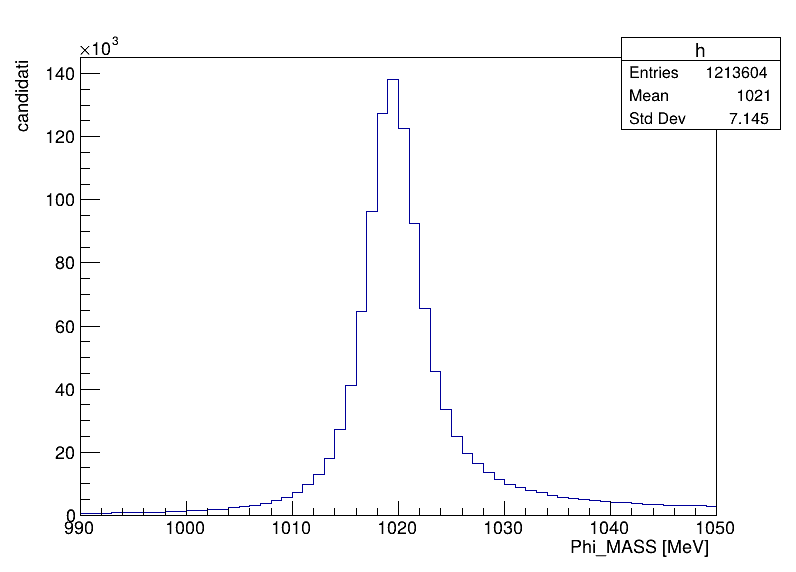

Reproduce this figure in Python.
import ROOT
ROOT.gROOT.SetBatch(True)      

f = ROOT.TFile.Open("/eos/lhcb/grid/prod/lhcb/anaprod/lhcb/MC/2024/FTUPLE.ROOT/00412801/0000/00412801_00000001_1.ftuple.root")
tree = f.Get("SpruceRD_B0ToHpHmMuMu/DecayTree")
print(tree.GetEntries("abs(Phi_MASS - 1019.46) < 12") / tree.GetEntries())

h = ROOT.TH1D("h", ";Phi_MASS [MeV];candidati", 60, 990, 1050)
tree.Draw("Phi_MASS>>h")

c = ROOT.TCanvas("c", "c", 800, 600)
h.Draw()
c.SaveAs("phi_mass.png")
